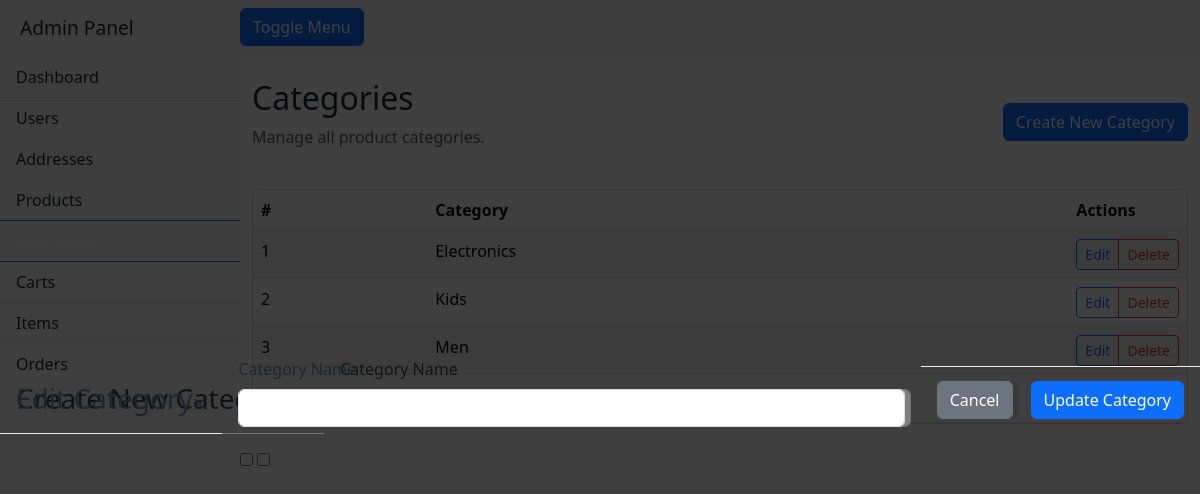
Page /old/categories.php on the committed database.
### tables this page shows
CREATE TABLE `categories` (
  `id` int(11) NOT NULL AUTO_INCREMENT,
  `name` varchar(255) NOT NULL,
  PRIMARY KEY (`id`),
  UNIQUE KEY `name` (`name`)
);

### old/categories.php (the view, shortened to what this page needs)
<?php
require __DIR__ . '/partials/header.php';
require __DIR__ . '/partials/sidebar.php';
require __DIR__ . '/db.php';
$categories_query = $conn->query("SELECT id, name FROM categories");
$categories = [];
while ($row = $categories_query->fetch_assoc()) {
    $categories[] = $row;
}
?>
<div class="container-fluid py-4">
    <div class="row">
        <div class="col-12">
            <div class="page-header d-flex justify-content-between align-items-center mb-4">
                <div>
                    <h1 class="h2">Categories</h1>
                    <p class="text-muted">Manage all product categories.</p>
                </div>
                <label for="modal-create" class="btn btn-primary">Create New Category</label>
            </div>
        </div>
    </div>
    <div class="row">
        <div class="col-12">
            <div class="card">
                <div class="table-wrap">
                    <table class="table table-striped table-hover mb-0">
                        <thead>
                            <tr>
                                <th>#</th>
                                <th>Category</th>
                                <th style="width:1%">Actions</th>
                            </tr>
                        </thead>
                        <tbody>
                            <?php foreach ($categories as $i => $category): ?>
                                <tr>
                                    <td><?= $i + 1 ?></td>
                                    <td><?= htmlspecialchars($category['name']) ?></td>
                                    <td>
                                        <div class="btn-group">
                                            <label for="modal-edit" class="btn btn-sm btn-outline-primary"
                                                onclick='editCategory(<?= json_encode($category) ?>)'>Edit</label>
                                            <a href="?delete=<?= $category['id'] ?>" class="btn btn-sm btn-outline-danger"
                                               onclick="return confirm('Are you sure you want to delete this category?');">Delete</a>
                                        </div>
                                    </td>
                                </tr>
                            <?php endforeach; ?>
                        </tbody>
                    </table>
                </div>
            </div>
        </div>
    </div>
</div>
<input class="modal-state" id="modal-create" type="checkbox">
<div class="modal d-flex" role="dialog" aria-modal="true" aria-labelledby="modal-title-create">
    <div class="modal-header">
        <div class="modal-title-row">
            <h3 id="modal-title-create">Create New Category</h3>
        </div>
        <label for="modal-create" class="modal-close" aria-label="Close">×</label>
    </div>
    <form id="create-cat-form" class="modal-body form" method="post" action="#">
        <div class="row">
            <div class="col-12 mb-3">
                <label class="form-label">Category Name</label>
            </div>
        </div>
    </form>
    <div class="modal-footer">
        <label for="modal-create" class="btn btn-secondary">Cancel</label>
        <button class="btn btn-primary" type="submit" form="create-cat-form">Create Category</button>
    </div>
</div>
<input class="modal-state" id="modal-edit" type="checkbox">
<div class="modal d-flex" role="dialog" aria-modal="true" aria-labelledby="modal-title-edit">
    <div class="modal-header">
        <div class="modal-title-row">
            <h3 id="modal-title-edit">Edit Category</h3>
        </div>
        <label for="modal-edit" class="modal-close" aria-label="Close">×</label>
    </div>
    <form id="edit-cat-form" class="modal-body form" method="post" action="#">
        <div class="row">
            <div class="col-12 mb-3">
                <label class="form-label">Category Name</label>
                <input type="text" class="form-control" name="name" id="edit-name" required>
            </div>
        </div>
    </form>
    <div class="modal-footer">
        <label for="modal-edit" class="btn btn-secondary">Cancel</label>
        <button class="btn btn-primary" type="submit" form="edit-cat-form">Update Category</button>
    </div>
</div>
<?php
require __DIR__ . '/partials/footer.php';
?>

### old/assets/css/style.css (style rules this page uses)
body { overflow-x: hidden; }
.modal { position: fixed; top: 0; left: 0; width: 100%; height: 100%; display: none; align-items: center; justify-content: center; background-color: rgba(0, 0, 0, 0.5); z-index: 1000; }
.modal-header { display: flex; justify-content: space-between; align-items: center; padding-bottom: 10px; border-bottom: 1px solid #eee; }
.modal-footer { display: flex; justify-content: flex-end; gap: 10px; padding-top: 10px; border-top: 1px solid #eee; }
.modal-close { cursor: pointer; font-size: 1.5rem; }

### rows in the picture
categories: name "Electronics"
categories: name "Kids"
categories: name "Men"
